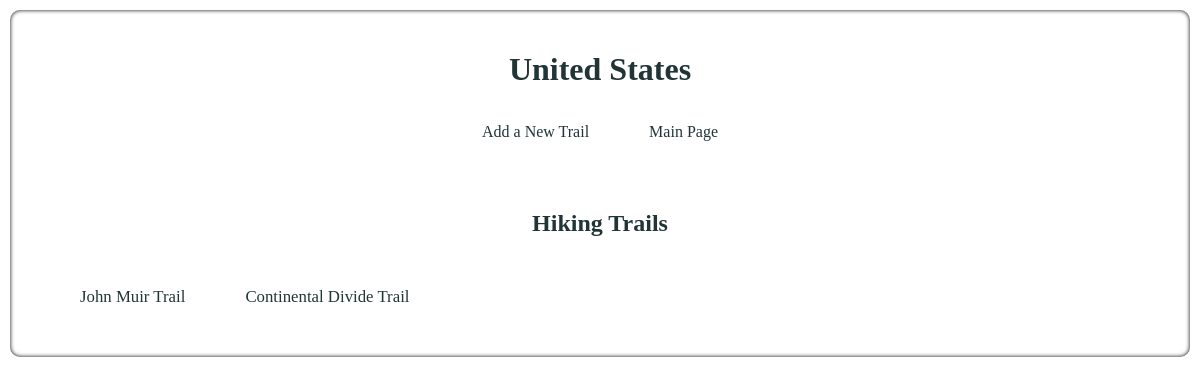
Screenshot of /locations/4 with the database file from the repository.
### database_setup.py (models this page shows, shortened)
class Location(Base):
	__tablename__ = 'location'
	id = Column(Integer, primary_key=True)
	country = Column(String(25), nullable=False)
	trails = relationship('HikingTrail', cascade='delete')
	user_id = Column(Integer, ForeignKey('user.id'))
	user = relationship(User)

class HikingTrail(Base):
	__tablename__ = 'hiking_trail'
	id = Column(Integer, primary_key=True)
	trailName = Column(String(50))
	description = Column(String(500))
	website = Column(String(80))
	province = Column(String(25), nullable=False)
	park = Column(String(25), nullable=False)
	location_id = Column(Integer, ForeignKey('location.id'))
	location = relationship(Location)
	user_id = Column(Integer, ForeignKey('user.id'))
	user = relationship(User)

### webserver.py (the view)
@app.route('/locations/<int:location_id>')
def showTrails(location_id):
	location = session.query(Location).filter_by(id=location_id).one()
	creator = getUserInfo(location.user_id)
	trails = session.query(HikingTrail).filter_by(location_id=location_id).all()
	if 'username' not in login_session or location.user_id != login_session['user_id']:
		return render_template('publicTrails.html', trails=trails, location=location)
	else:
		return render_template('trails.html', trails=trails, location=location, creator=creator)

### webserver.py (called while the page is built)
def getUserInfo(user_id):
	try:
		user = session.query(User).filter_by(id = user_id).one()
		return user
	except:
		return None

### templates/publicTrails.html (shortened to what this page needs)
<link rel=stylesheet type=text/css href="{{ url_for('static', filename='common.css') }}">
<div class='main-wrapper main-contents-panel'>
	<h1>{{location.country}}</h1>
		<div class='heading-wrapper'>
			<a href="{{url_for('newTrail', location_id=location.id)}}" class="top-link">
				Add a New Trail
			</a>
			<a href="{{url_for('showLocations')}}" class="top-link">
				Main Page
			</a>
		</div>
	{% if trails != [] %}
		<h2>Hiking Trails</h2>
		<div class='trails-list'>
		{% for trail in trails %}
			<a href="{{url_for('showTrailDetails', location_id=location.id, trail_id=trail.id)}}" class='trail'>
				{{trail.trailName}}
			</a>
		{% endfor %}
		</div>
		{% else %}
		<p>No hiking trails have been added yet for this location.</p>
		{% endif %}
</div>

### static/common.css (style rules this page uses)
a { color: #223536; text-decoration: none; }
.main-wrapper { padding: 20px; max-width: 100%; }
.main-contents-panel { background-color: rgba(255, 255, 255, 0.4); margin: 10px; width: auto; text-align: center; display: flex; flex-flow: column wrap; box-shadow: inset 0 0 4px #000000; border-radius: 10px; }
.heading-wrapper { padding: 10px; display: flex; justify-content: center; }
.trails-list { padding: 0 5px; display: flex; flex-flow: column wrap; align-items: baseline; }
.location, .trail { font-size: 1.05em; }
.trail { padding: 10px 30px; }
.trails-list { padding: 20px; display: flex; flex-flow: row wrap; }
.top-link { padding: 3px 30px; }

### rows the page displays
Location: country "United States"
HikingTrail: trailName "John Muir Trail"
HikingTrail: trailName "Continental Divide Trail"
